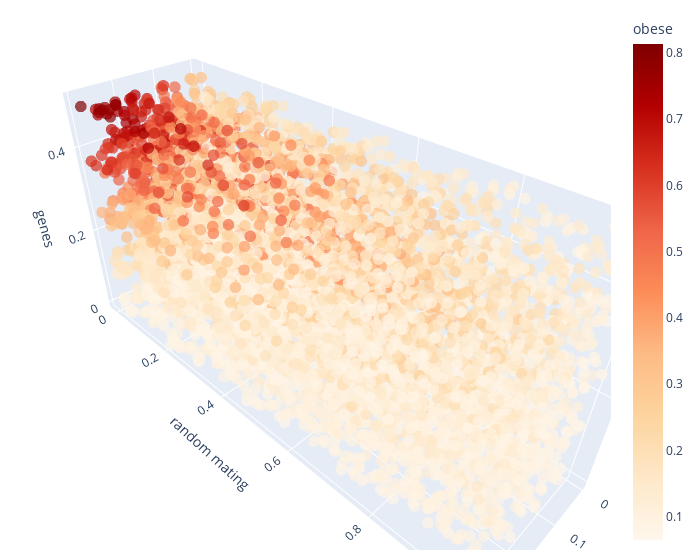

The code cell stored with this chart in its notebook:
### Markdown cell above
## Proportion obese

### Code cell
ef = Sensitivity(problem, df['g4'], X)
ef.score('efast')
ef.plot(save=True, filepath= plots_path + 'snp-efast-prop-obese.pdf',
    move=True, moving_path= '../manuscript/plots/')
ef.plot3D(labels={'outcome':'obese', 'y':'random mating', 'x':'fertility', 'z':'genes'})

sav = {
    'ef_obese_s1': ef.tabval('S1'),
    'ef_obese_st': ef.tabval('ST')
}

### Figure 1 — Plotly figure (JSON) as saved in the notebook; plotly's stock layout.template omitted (floating-point values rounded to 4 significant figures; data arrays with more than 128 entries replaced by an {"elided": "..."} marker saying what was removed)
{"data": [{"hovertemplate": "p_fertility_factor=%{x}<br>p_random_mating=%{y}<br>p_genetic_variance=%{z}<br>g4=%{marker.color}<extra></extra>", "legendgroup": "", "marker": {"color": {"elided": "6000 float values"}, "coloraxis": "coloraxis", "opacity": 0.7, "size": 4, "symbol": "circle"}, "mode": "markers", "name": "", "scene": "scene", "showlegend": false, "type": "scatter3d", "x": {"elided": "6000 float values"}, "y": {"elided": "6000 float values"}, "z": {"elided": "6000 float values"}}], "layout": {"coloraxis": {"colorbar": {"title": {"text": "obese"}}, "colorscale": [[0.0, "rgb(255,247,236)"], [0.125, "rgb(254,232,200)"], [0.25, "rgb(253,212,158)"], [0.375, "rgb(253,187,132)"], [0.5, "rgb(252,141,89)"], [0.625, "rgb(239,101,72)"], [0.75, "rgb(215,48,31)"], [0.875, "rgb(179,0,0)"], [1.0, "rgb(127,0,0)"]]}, "legend": {"tracegroupgap": 0}, "margin": {"b": 10, "l": 10, "r": 20, "t": 10}, "scene": {"domain": {"x": [0.0, 1.0], "y": [0.0, 1.0]}, "xaxis": {"title": {"text": "fertility"}}, "yaxis": {"title": {"text": "random mating"}}, "zaxis": {"title": {"text": "genes"}}}, "width": 700}}
